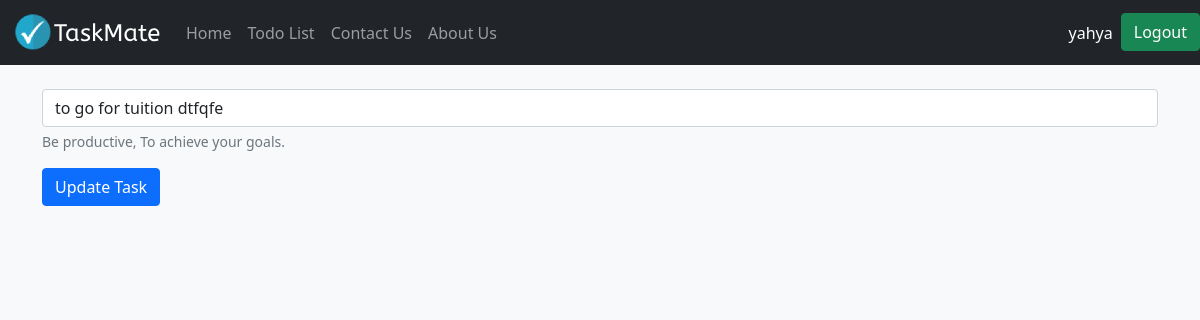
Before: /todolist/edit/3 (signed in) with the older database file.
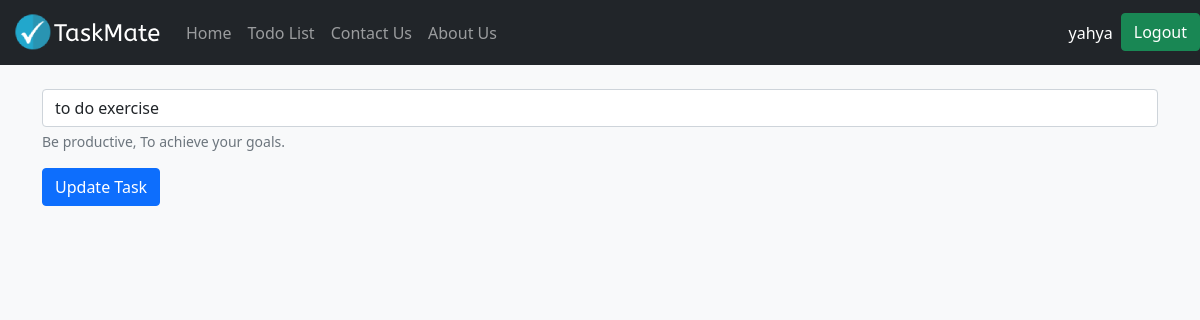
After: the same page with the newer database file.
### todolist_app/models.py (models this page shows, shortened)
class TaskList(models.Model):
    manage = models.ForeignKey(User, on_delete=models.CASCADE, default=None)
    created_at = models.DateTimeField(auto_now_add=True)
    task = models.CharField(max_length=255)
    done = models.BooleanField(default=False)

### todolist_app/views.py (the view)
# urls.py: path('edit/<task_id>', views.edit_task, name='edit_task'),
@login_required
def edit_task(request, task_id):
    if request.method == "POST":
        task = TaskList.objects.get(pk=task_id)
        form = TaskForm(request.POST or None, instance = task)
        if form.is_valid():
            form.save()
        messages.success(request,("Task Updated!"))
        return redirect('todolist')
    else:
        task_obj = TaskList.objects.get(pk=task_id)
        return render(request, 'edit.html', {'task_obj': task_obj})

### todolist_app/templates/edit.html (shortened to what this page needs)
{% extends "base.html" %}
{% block content %}
 <div class="container">
    <form method="POST">
        <div class="mb-3">
          <input type="text" class="form-control" name="task" placeholder="{{task_obj.task}}" value="{{task_obj.task}}">
          <div id="emailHelp" class="form-text">Be productive, To achieve your goals.</div>
        </div>
        <button type="submit" class="btn btn-primary">Update Task</button>
    </form>
 </div>
{% endblock content %}

Changed rows visible on the page:
changed TaskList: task "to go for tuition dtfqfe" → "to do exercise"
